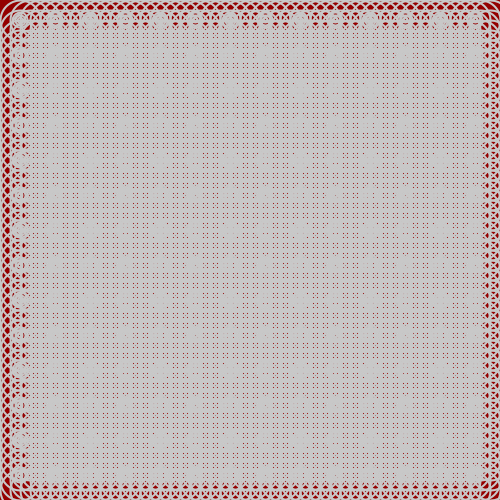
Frame 1 (no input)
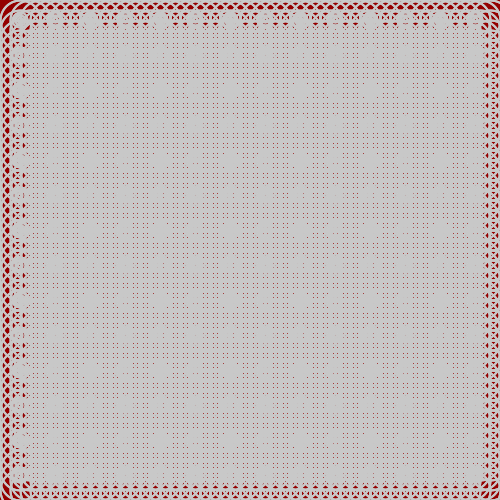
Frame 2 (the mouse pressed at the canvas centre, redrawn once)

The Processing sketch that drew these frames (run headless with seeded random() and noise(); the mouse was pressed at the canvas centre and the sketch redrawn once):

// Processing sketch: processing_85213
// ── processing_85213.pde

void setup()
{
  size(500, 500);
  stroke(200);
  background(#940000);
  strokeWeight(2);
  smooth();
}



void draw()
{
  noFill();
  
  for (int posX = 20; posX < width; posX = posX + 10)
  {
   
  for (int posY = 20; posY < height; posY = posY + 10)
  {
    ellipse(posX, posY, 40, 40);
  }}

for (int posX = 20; posX < width; posX = posX + 35)
  {
   
  for (int posY = 20; posY < height; posY = posY + 35)
  {
    ellipse(posX, posY, 5, 5);
  }}

for (int posX = 20; posX < width; posX = posX + 35)
  {
   
  for (int posY = 20; posY < height; posY = posY + 35)
  {
    ellipse(posX, posY, 10, 10);
    
  }}
 
 for (int posX = 20; posX < width; posX = posX + 35)
  {
   
  for (int posY = 20; posY < height; posY = posY + 35)
  {
    ellipse(posX, posY, 15, 15);
    
  }}
  


 
 noLoop();
}
